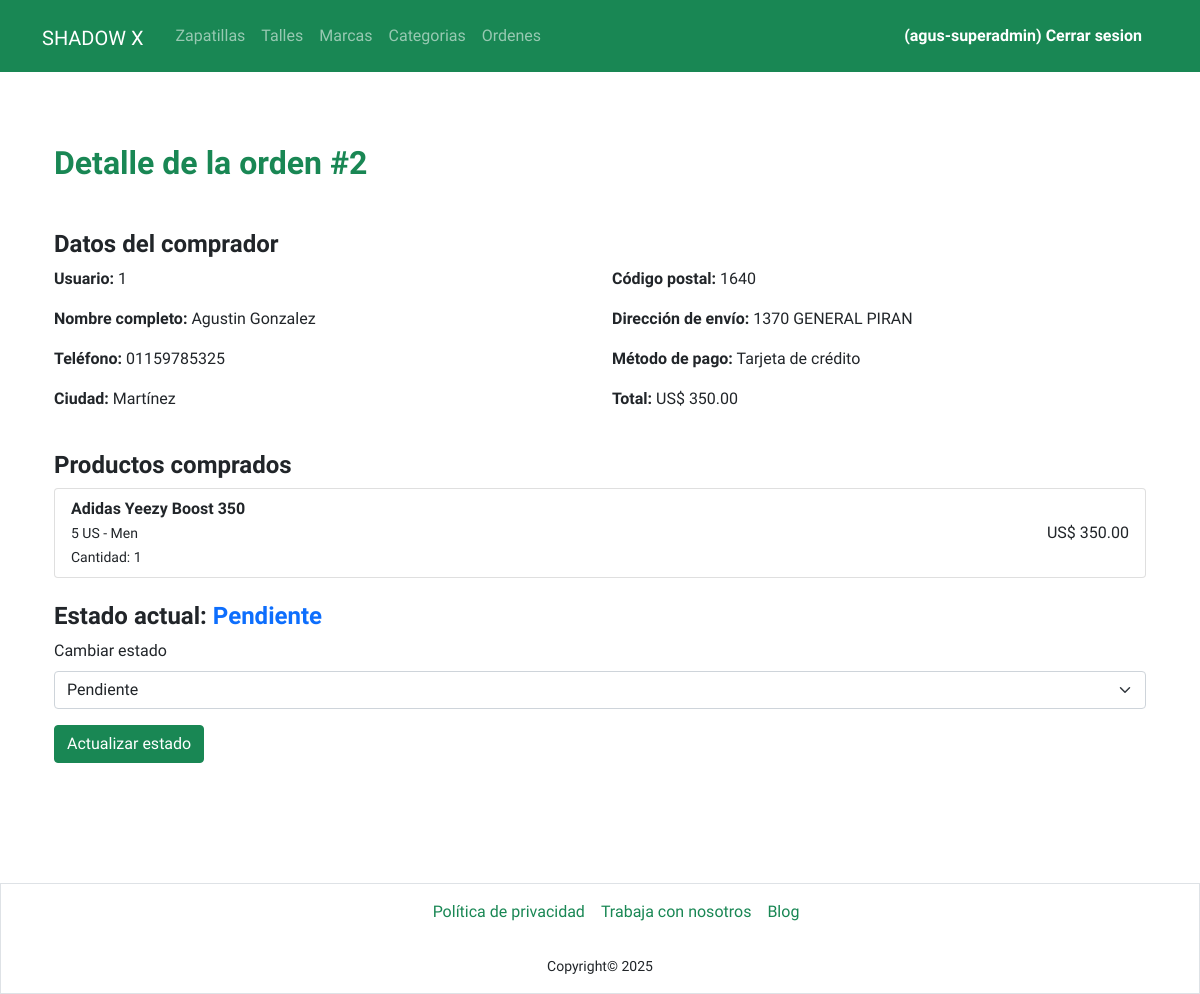
The app's page /admin/index.php?sec=edit-order&id=2 (signed in) with its own data.
### tables this page shows
CREATE TABLE `orders` (
  `id` int(11) NOT NULL,
  `user_id` int(11) DEFAULT NULL,
  `full_name` varchar(150) DEFAULT NULL,
  `total_amount` decimal(10,2) NOT NULL DEFAULT 0.00,
  `status` enum('pending','paid','shipped','completed','cancelled') NOT NULL DEFAULT 'pending',
  `payment_method` enum('transfer','credit_card') NOT NULL,
  `phone` varchar(50) DEFAULT NULL,
  `city` varchar(100) DEFAULT NULL,
  `postal_code` varchar(20) DEFAULT NULL,
  `shipping_address` varchar(255) DEFAULT NULL,
  `created_at` datetime DEFAULT current_timestamp(),
  `updated_at` datetime DEFAULT current_timestamp() ON UPDATE current_timestamp()
);

CREATE TABLE `order_sneakers` (
  `id` int(11) NOT NULL,
  `order_id` int(11) NOT NULL,
  `sneaker_id` int(11) NOT NULL,
  `size_id` int(11) NOT NULL,
  `price` decimal(10,2) NOT NULL,
  `quantity` int(11) NOT NULL DEFAULT 1
);

CREATE TABLE `sneakers` (
  `id` int(11) NOT NULL,
  `name` varchar(255) NOT NULL,
  `description` text NOT NULL,
  `price` decimal(10,2) NOT NULL,
  `image` varchar(255) NOT NULL,
  `brand_id` int(11) DEFAULT NULL,
  `category_id` int(11) DEFAULT NULL,
  `created_at` timestamp NOT NULL DEFAULT current_timestamp(),
  `updated_at` timestamp NOT NULL DEFAULT current_timestamp() ON UPDATE current_timestamp()
);

CREATE TABLE `sizes` (
  `id` int(11) NOT NULL,
  `size` float NOT NULL,
  `gender` enum('Men','Women') NOT NULL
);

### classes/Order.php (called while the page is built, shortened)
<?php
class Order {
    private int $id;
    private ?int $user_id;
    private string $full_name;
    private string $phone;
    private string $city;
    private string $postal_code;
    private string $shipping_address;
    private string $payment_method;
    private float $total_amount;
    private string $status;
    private array $items = [];
    public static function getById(int $id): ?Order {
        $conexion = DbConnection::getConexion();
        $sql = "SELECT * FROM orders WHERE id = ?";
        $stmt = $conexion->prepare($sql);
        $stmt->execute([$id]);
        $orderData = $stmt->fetch(PDO::FETCH_ASSOC);
        $order = new self();
        $order->id = (int)$orderData['id'];
        $order->user_id = $orderData['user_id'] !== null ? (int)$orderData['user_id'] : null;
        $order->full_name = $orderData['full_name'];
        $order->phone = $orderData['phone'];
        $order->city = $orderData['city'];
        $order->postal_code = $orderData['postal_code'];
        $order->shipping_address = $orderData['shipping_address'];
        $order->payment_method = $orderData['payment_method'];
        $order->total_amount = (float)$orderData['total_amount'];
        $order->status = $orderData['status'];
        $order->created_at = $orderData['created_at'];
        $order->updated_at = $orderData['updated_at'];
        $sqlItems = "SELECT os.*, s.name AS sneaker_name, sz.size AS size_label, sz.gender
                     FROM order_sneakers os
                     JOIN sneakers s ON os.sneaker_id = s.id
                     JOIN sizes sz ON os.size_id = sz.id
                     WHERE os.order_id = ?";
        $stmtItems = $conexion->prepare($sqlItems);
        $stmtItems->execute([$id]);
        $order->items = $stmtItems->fetchAll(PDO::FETCH_ASSOC);
        return $order;
    }
    public function getId(): int {
        return $this->id;
    }
    public function getFullName(): string {
        return $this->full_name;
    }
    public function getPhone(): string {
        return $this->phone;
    }
    public function getCity(): string {
        return $this->city;
    }
    public function getPostalCode(): string {
        return $this->postal_code;
    }
    public function getShippingAddress(): string {
        return $this->shipping_address;
    }
    public function getPaymentMethod(): string {
        return $this->payment_method;
    }
    public function getTotalAmount(): float {
        return $this->total_amount;
    }
    public function getStatus(): string {
        return $this->status;
    }
    public function getItems(): array {
        return $this->items;
    }
    public function getUserId(): ?int {
        return $this->user_id;
    }
}

### admin/views/edit-order.php (the view, shortened to what this page needs)
<?php
$id = $_GET['id'] ?? null;
$order = $id ? Order::getById((int)$id) : null;
$paymentMap = [
    'transfer'    => 'Transferencia bancaria',
    'credit_card' => 'Tarjeta de crédito'
];
$statusMap = [
    'pending'   => 'Pendiente',
    'paid'      => 'Pagado',
    'shipped'   => 'Enviado',
    'completed' => 'Completado',
    'cancelled' => 'Cancelado'
];
?>
<section class="container">
    <h2 class="pt-4 pt-md-5 mb-5 text-success fw-bold">Detalle de la orden #<?= $order->getId() ?></h2>
    <div class="mb-4">
        <h4 class="fw-bold">Datos del comprador</h4>
        <div class="row">
            <div class="col-md-6">
                <p><strong>Usuario:</strong>
                    <?php if ($order->getUserId()): ?>
                        <?= htmlspecialchars($order->getUserId()) ?>
                    <?php else: ?>
                        <em class="text-muted">Invitado</em>
                    <?php endif; ?>
                </p>
                <p><strong>Nombre completo:</strong> <?= htmlspecialchars($order->getFullName()) ?></p>
                <p><strong>Teléfono:</strong> <?= htmlspecialchars($order->getPhone()) ?></p>
                <p><strong>Ciudad:</strong> <?= htmlspecialchars($order->getCity()) ?></p>
            </div>
            <div class="col-md-6">
                <p><strong>Código postal:</strong> <?= htmlspecialchars($order->getPostalCode()) ?></p>
                <p><strong>Dirección de envío:</strong> <?= htmlspecialchars($order->getShippingAddress()) ?></p>
                <p><strong>Método de pago:</strong>
                    <?= $paymentMap[$order->getPaymentMethod()] ?? ucfirst($order->getPaymentMethod()) ?>
                </p>
                <p><strong>Total:</strong> US$ <?= number_format($order->getTotalAmount(), 2) ?></p>
            </div>
        </div>
    </div>
    <div class="mb-4">
        <h4 class="fw-bold">Productos comprados</h4>
        <ul class="list-group">
            <?php foreach ($order->getItems() as $item): ?>
                <li class="list-group-item d-flex justify-content-between align-items-center">
                    <div>
                        <strong><?= htmlspecialchars($item['sneaker_name']) ?></strong><br>
                        <small><?= htmlspecialchars($item['size_label']) ?> US - <?= ucfirst(strtolower($item['gender'])) ?></small><br>
                        <small>Cantidad: <?= (int)$item['quantity'] ?></small>
                    </div>
                    <div>
                        US$ <?= number_format($item['price'] * $item['quantity'], 2) ?>
                    </div>
                </li>
            <?php endforeach; ?>
        </ul>
    </div>
    <div class="mb-4">
        <h4 class="fw-bold">Estado actual:
            <span class="text-primary">
                <?= $statusMap[$order->getStatus()] ?? ucfirst($order->getStatus()) ?>
            </span>
        </h4>
        <form method="POST" action="actions/order/update-status.php?id=<?= $order->getId() ?>">
            <div class="mb-3">
                <label for="status" class="form-label">Cambiar estado</label>
                <select id="status" name="status" class="form-select" required>
                    <?php foreach ($statusMap as $value => $label): ?>
                        <option value="<?= $value ?>" <?= $order->getStatus() === $value ? 'selected' : '' ?>>
                            <?= $label ?>
                        </option>
                    <?php endforeach; ?>
                </select>
            </div>
            <button type="submit" class="btn btn-success">Actualizar estado</button>
        </form>
    </div>
</section>

### css/styles.css (style rules this page uses)
* { padding: 0; margin: 0; box-sizing: border-box; font-family: 'Heebo', sans-serif; }
:root { --primary-color: #198753; --primary-color-ligth: #23ab6c; }
footer ul, li { list-style: none; }

### records on screen
orders: id "2", user "1", full_name "Agustin Gonzalez", phone "01159785325", city "Martínez", postal_code "1640", shipping_address "1370 GENERAL PIRAN", payment_method "Tarjeta de crédito", total_amount "350.00", status "Pendiente"
order_sneakers: sneaker.name "Adidas Yeezy Boost 350", size.size "5", size.gender "Men", quantity "1", $item['price']*$item['quantity'] "350.00"

### other values on screen
$userData["name"] "agus-superadmin"
